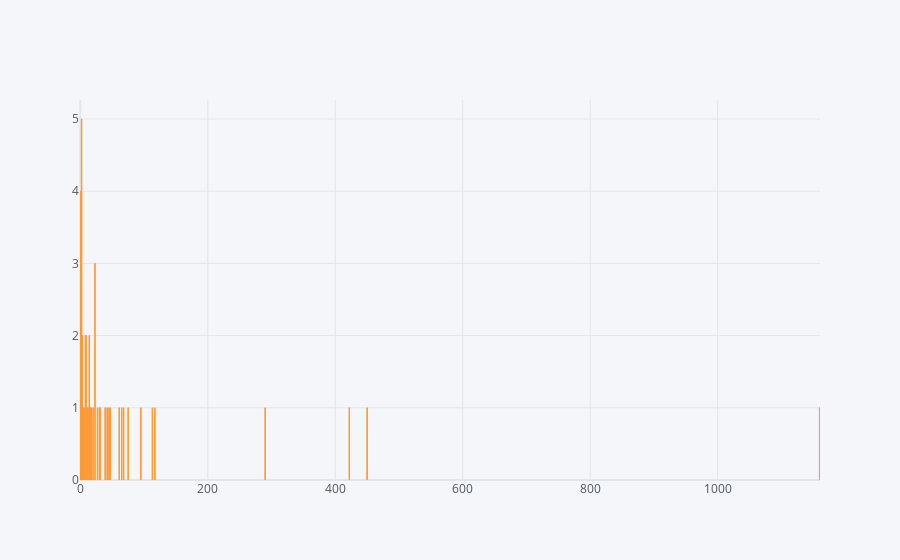

Write notebook code for a chart like this one.
### Markdown cell above
#### contact_number, state

### Code cell
print(raw_df['contact_number'].value_counts())
raw_df['contact_number'].value_counts().iplot(kind='bar')

### Figure 1 — Plotly figure (JSON) as saved in the notebook; plotly's stock layout.template omitted (floating-point values rounded to 4 significant figures)
{"data": [{"marker": {"color": "rgba(255, 153, 51, 0.6)", "line": {"color": "rgba(255, 153, 51, 1.0)", "width": 1}}, "name": "contact_number", "orientation": "v", "text": "", "type": "bar", "x": [2, 0, 1, 23, 14, 9, 3, 8, 95, 30, 40, 12, 15, 6, 11, 17, 16, 5, 20, 43, 113, 61, 65, 47, 75, 422, 31, 39, 68, 27, 450, 117, 290, 1160, 45], "y": [5, 4, 3, 3, 2, 2, 2, 2, 1, 1, 1, 1, 1, 1, 1, 1, 1, 1, 1, 1, 1, 1, 1, 1, 1, 1, 1, 1, 1, 1, 1, 1, 1, 1, 1]}], "layout": {"legend": {"bgcolor": "#F5F6F9", "font": {"color": "#4D5663"}}, "paper_bgcolor": "#F5F6F9", "plot_bgcolor": "#F5F6F9", "title": {"font": {"color": "#4D5663"}}, "xaxis": {"gridcolor": "#E1E5ED", "showgrid": true, "tickfont": {"color": "#4D5663"}, "title": {"font": {"color": "#4D5663"}, "text": ""}, "zerolinecolor": "#E1E5ED"}, "yaxis": {"gridcolor": "#E1E5ED", "showgrid": true, "tickfont": {"color": "#4D5663"}, "title": {"font": {"color": "#4D5663"}, "text": ""}, "zerolinecolor": "#E1E5ED"}}}
